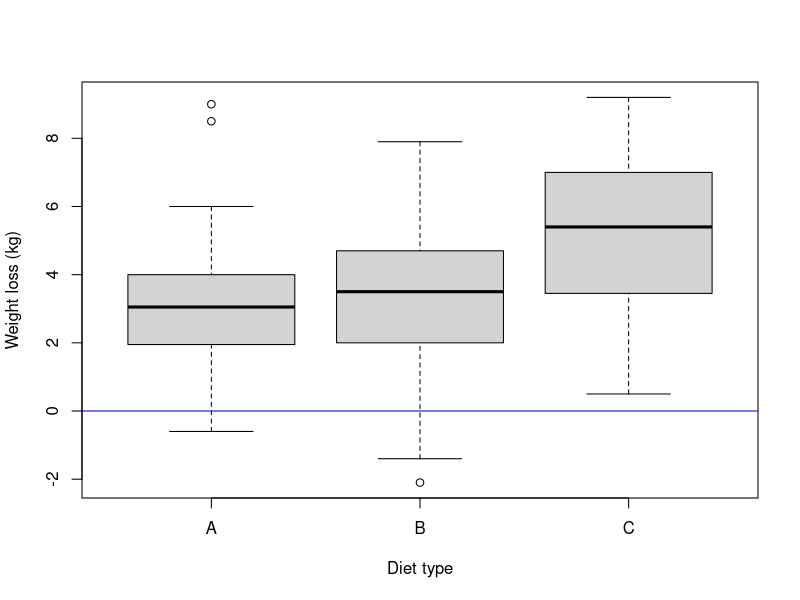
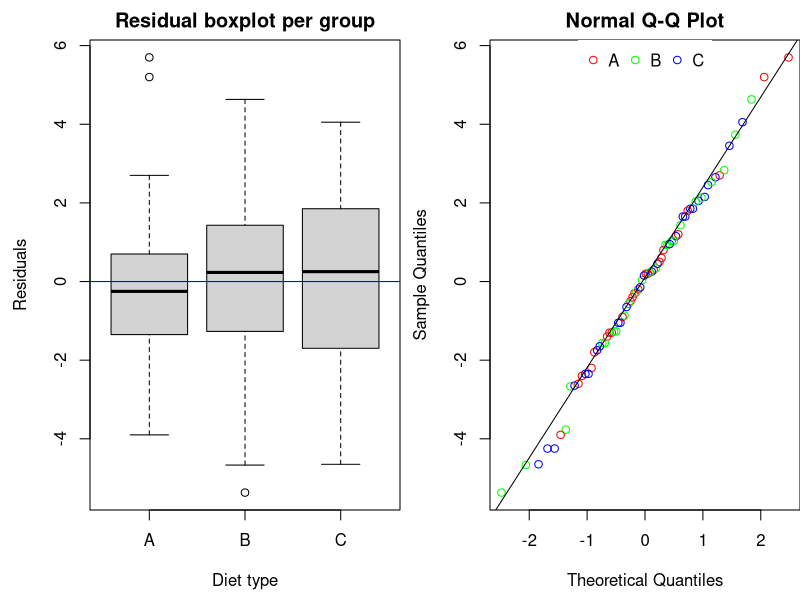
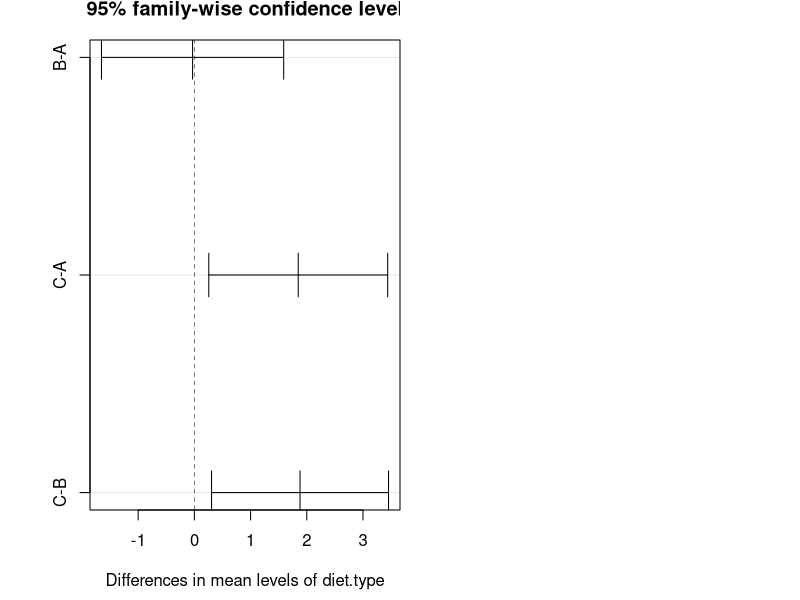

Recreate these plots in R, in order.
## ---- chunk 1
# change working directory: should be the directory containg the Markdown files:
# setwd("/Volumes/Files/courses/cruk/LinearModelAndExtensions/20210514/Practicals/")

## ---- chunk 2
diet = read.csv("data/diet.csv",row.names=1)
diet$weight.loss = diet$initial.weight - diet$final.weight 
diet$diet.type   = factor(diet$diet.type,levels=c("A","B","C"))
diet$gender      = factor(diet$gender,levels=c("Female","Male"))
boxplot(weight.loss~diet.type,data=diet,col="light gray",
        ylab = "Weight loss (kg)", xlab = "Diet type")
abline(h=0,col="blue")
## ---- chunk 3
diet.fisher  = aov(weight.loss~diet.type,data=diet)
diet.welch   = oneway.test(weight.loss~diet.type,data=diet)
diet.kruskal = kruskal.test(weight.loss~diet.type,data=diet)

summary(diet.fisher)
print(diet.welch)
print(diet.kruskal)
## ---- chunk 4
summary(aov(weight.loss~diet.type,data=diet[diet$diet.type!="B",]))
t.test(weight.loss~diet.type,data=diet[diet$diet.type!="B",],var.equal = TRUE)
## ---- chunk 5
# mean and median weight loss per group:
mean_group   = tapply(diet$weight.loss,diet$diet.type,mean)
median_group = tapply(diet$weight.loss,diet$diet.type,median)
mean_group
median_group
# residuals:
diet$resid.mean   = (diet$weight.loss - mean_group[as.numeric(diet$diet.type)])
diet$resid.median = (diet$weight.loss - median_group[as.numeric(diet$diet.type)])
diet[1:10,]
## ---- chunk 6
par(mfrow=c(1,2),mar=c(4.5,4.5,2,0)) 
#
boxplot(resid.mean~diet.type,data=diet,main="Residual boxplot per group",col="light gray",xlab="Diet type",ylab="Residuals")
abline(h=0,col="blue")
#
col_group = rainbow(nlevels(diet$diet.type))
qqnorm(diet$resid.mean,col=col_group[as.numeric(diet$diet.type)])
qqline(diet$resid.mean)
legend("top",legend=levels(diet$diet.type),col=col_group,pch=21,ncol=3,box.lwd=NA)
## ---- chunk 7
shapiro.test(diet$resid.mean)
bartlett.test(diet$resid.mean~as.numeric(diet$diet.type))
## ---- chunk 8
plot(TukeyHSD(diet.fisher))
t.test(weight.loss~diet.type,data=diet[diet$diet.type!="C",],var.equal = TRUE)
## ---- chunk 9
diet.fisher = aov(weight.loss~diet.type*gender,data=diet)
summary(diet.fisher)

anova(lm(weight.loss~diet.type*gender,data=diet))
